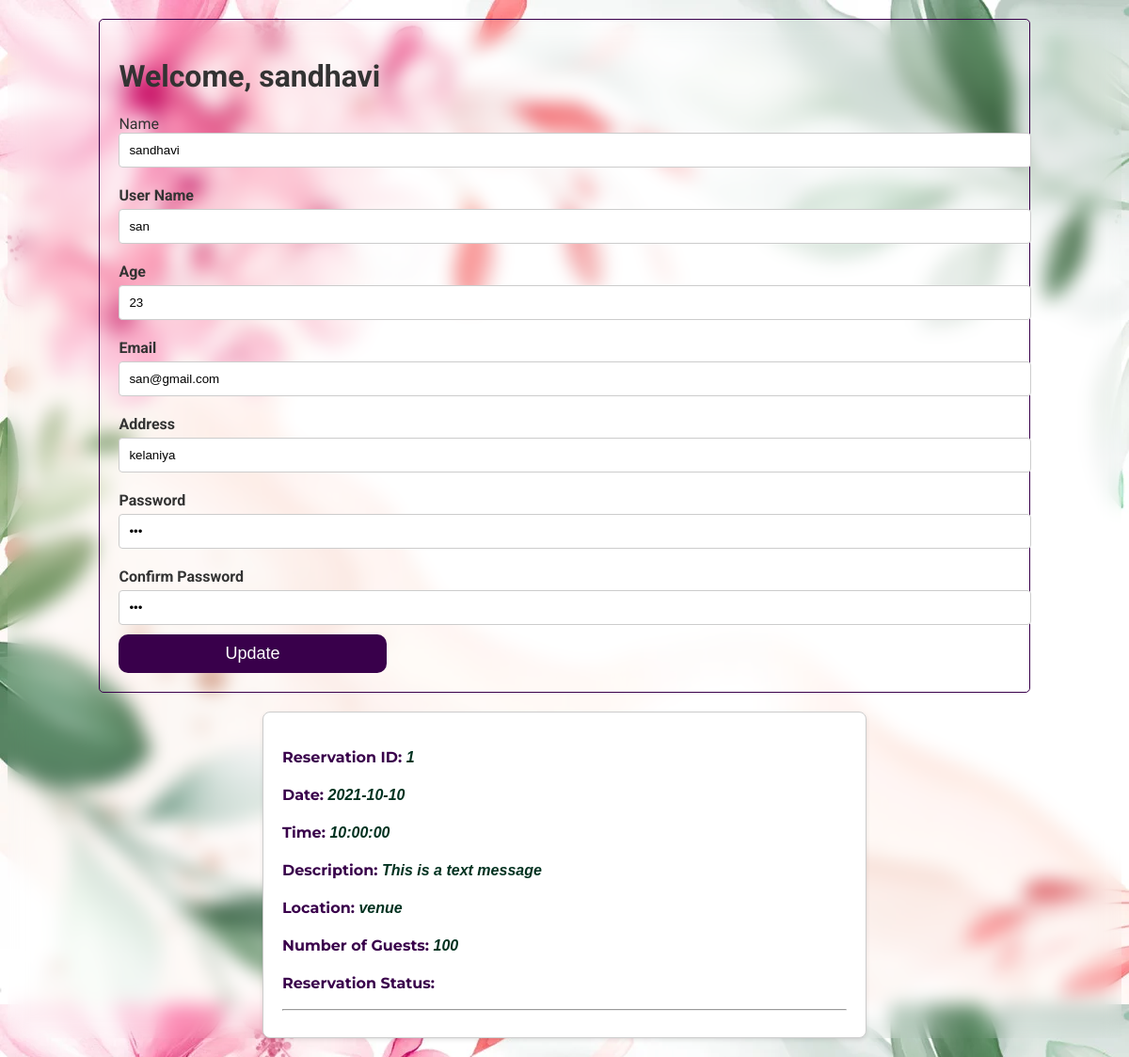
Page /Pages/UpdateProfile/update.php (signed in) on the earlier database version.
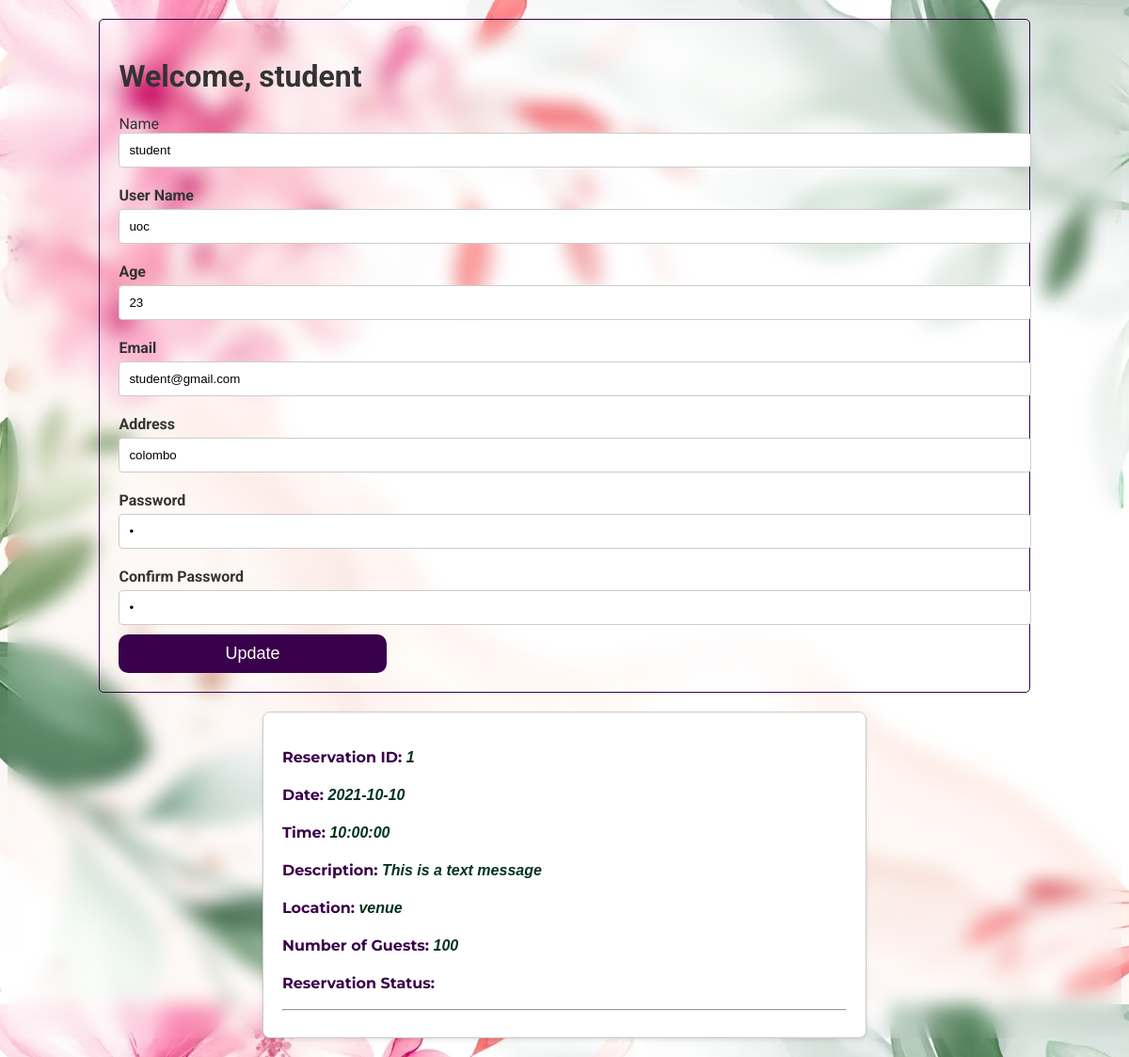
Same page on the later database version.
### tables this page shows
CREATE TABLE IF NOT EXISTS `customer` (
    `id` INT(100) NOT NULL AUTO_INCREMENT,
    `name` VARCHAR(50) NOT NULL,
    `age` INT(100) NOT NULL,
    `email` VARCHAR(20) NOT NULL,
    `address` VARCHAR(20) NOT NULL,
    username VARCHAR(50) NOT NULL,
    `password` INT(100) NOT NULL,
    PRIMARY KEY (`id`)
);

CREATE TABLE IF NOT EXISTS `reservation` (
    `id` INT(100) NOT NULL AUTO_INCREMENT,
    `customer_id` INT(100) NOT NULL,
    `theme_id` INT(100) NOT NULL,
    `vendor_id` INT(100) NOT NULL,
    `venue_id` INT(100) NOT NULL,
    `admin_id` INT(100) NOT NULL,
    `date` DATE NOT NULL,
    `time` TIME NOT NULL,
    `description` VARCHAR(1000) NOT NULL,
    `venue` VARCHAR(100) NOT NULL,
    `no_guests` INT(100) NOT NULL,
    `vendor` VARCHAR(100) NOT NULL,
    `theme` VARCHAR(100) NOT NULL,
    PRIMARY KEY (`id`),
    FOREIGN KEY (`customer_id`) REFERENCES `customer` (`id`),
    FOREIGN KEY (`theme_id`) REFERENCES `theme` (`id`),
    FOREIGN KEY (`vendor_id`) REFERENCES `vendor` (`id`),
    FOREIGN KEY (`venue_id`) REFERENCES `venue` (`id`),
    FOREIGN KEY (`admin_id`) REFERENCES `admin` (`id`)
);

### Pages/UpdateProfile/update.php (the view, shortened to what this page needs)
<!DOCTYPE html>
<html lang="en">
<head>
    <link rel="stylesheet" href="style.css">
</head>
<body>
    <?php
    if (isset($_SESSION['id'])) {
        include '../../Include/connectin.php';
        $userId = $_SESSION['id'];
        $sql = "SELECT name FROM customer WHERE id = $userId";
        $result = $conn->query($sql);
        if ($result->num_rows > 0) {
            $row = $result->fetch_assoc();
            $userName = $row['name'];
        } else {
            $userName = "Log In";
        }
    } else {
        $userName = "Log In";
    }
    if (isset($_SESSION['id'])) {
        $userId = $_SESSION['id'];
        $sql = "SELECT name, username, age, email, address, password  FROM customer WHERE id = $userId";
        $result = $conn->query($sql);
        if ($result->num_rows > 0) {
            $row = $result->fetch_assoc();
            $name = $row['name'];
            $userName = $row['username'];
            $age = $row['age'];
            $email = $row['email'];
            $address = $row['address'];
            $password = $row['password'];
        } else {
            $userName = "Log In";
        }
    } else {
        $userName = "Log In";
    }
    ?>
    <div id="profile-form">
        <h1>Welcome, <?php echo $name; ?></h1>
        <form id="update-form" method="POST" action="../../Backend/updateProfile.php">
            <lable for="name">Name</lable>
            <input type="text" id="name" name="name" value="<?php echo $name; ?>">
            <label for="username">User Name</label>
            <input type="text" id="username" name="username" value="<?php echo $userName; ?>">
            <label for="age">Age</label>
            <input type="text" id="age" name="age" value="<?php echo $age; ?>">
            <label for="email">Email</label>
            <input type="email" id="email" name="email" value="<?php echo $email; ?>">
            <label for="address">Address</label>
            <input type="text" id="address" name="address" value="<?php echo $address; ?>">
            <div>
                <label for="password">Password</label>
                <input type="password" id="password" name="password" value="<?php echo $password; ?>">
                <label for="password">Confirm Password</label>
                <input type="password" id="password" name="password" value="<?php echo $password; ?>">
            </div>
            <div><input type="submit" value="Update"></div>
    </div>
    <?php
    include '../../Backend/viewUserRes.php'
    ?>
</body>
</html>

### Include/connectin.php (shortened to what this page needs)
<!DOCTYPE html PUBLIC "-//W3C//DTD XHTML 1.0 Transitional//EN" "http://www.w3.org/TR/xhtml1/DTD/xhtml1-transitional.dtd">
<html xmlns="http://www.w3.org/1999/xhtml">
<head>
</head>
<body>
</body>
</html>

### Backend/viewUserRes.php (shortened to what this page needs)
<!DOCTYPE html>
<html lang="en">
<head>
    <link rel="stylesheet" href="https://use.fontawesome.com/releases/v5.15.4/css/all.css">
</head>
<body>
    <?php
    include '/xampp/htdocs/PartyPlanning/Include/connectin.php';
    if (isset($_SESSION['id'])) {
        $userId = $_SESSION['id'];
        $sql = "SELECT * FROM reservation WHERE customer_id = $userId";
        $result = $conn->query($sql);
        if ($result->num_rows > 0) {
            echo '<div class="reservation-box">';
            while ($row = $result->fetch_assoc()) {
                echo "<p>Reservation ID: <i>{$row['id']}</i></p>";
                echo "<p>Date: <i>{$row['date']}</i></p>";
                echo "<p>Time: <i>{$row['time']}</i></p>";
                echo "<p>Description: <i>{$row['description']}</i></p>";
                echo "<p>Location: <i>{$row['venue']}</i> </p>";
                echo "<p>Number of Guests: <i>{$row['no_guests']}</i></p>";
                echo "<p>Reservation Status: <i>{$row['status']}</i></p>";
                echo "<hr>";
            }
            echo '</div>';
        } else {
            echo '<p>No reservations found for the logged-in user.</p>';
        }
    } else {
        echo '<p>User not logged in.</p>';
    }
    ?>
</body>
</html>

### Pages/UpdateProfile/style.css (style rules this page uses)
body { font-family: Arial, sans-serif; }
#profile-form { width: 80%; margin: 20px auto; padding: 20px; border: 1px solid #ccc; border-radius: 5px; border-color: #39004b; }
label { display: block; margin: 10px 0 5px; font-weight: bold; }
input[type="text"], input[type="name"], input[type="password"], input[type="number"], input[type="email"] { width: 100%; padding: 10px; margin-bottom: 10px; border: 1px solid #ccc; border-radius: 4px; }
input[type="submit"] { position: relative; width: 30%; font-size: large; padding: 10px; background-color: #39004b; color: white; border: none; border-radius: 10px; cursor: pointer; justify-content: center; text-align: center; }

### Backend/viewUserRes.php (style rules this page uses)
body { font-family: 'Roboto', sans-serif; background-image: url('./images/admin5.webp'); backdrop-filter: blur(10px); -webkit-backdrop-filter: blur(10px); color: #333; }
.reservation-box { border: 1px solid #ccc; padding: 20px; margin: 20px auto; width: 80%; max-width: 600px; background-color: #fff; box-shadow: 0 2px 4px rgba(0, 0, 0, 0.1); border-radius: 8px; transition: transform 0.3s ease, box-shadow 0.3s ease; }
.reservation-box p { color: #555; line-height: 1.5; font-size: 16px; font-family: 'Montserrat', sans-serif; color: #39004b; font-weight: bold; }
.reservation-box hr { border-color: #eee; }
.reservation-box i { margin-right: 8px; font-family: Arial, Helvetica, sans-serif; color: #013220; }
.reservation-box { animation: fadeIn 0.5s ease-out; }
.reservation-box p { margin-bottom: 15px; }

Differences in the rows shown:
changed customer: name "sandhavi" → "student"; username "san" → "uoc"; email "san@gmail.com" → "student@gmail.com"; address "kelaniya" → "colombo"
